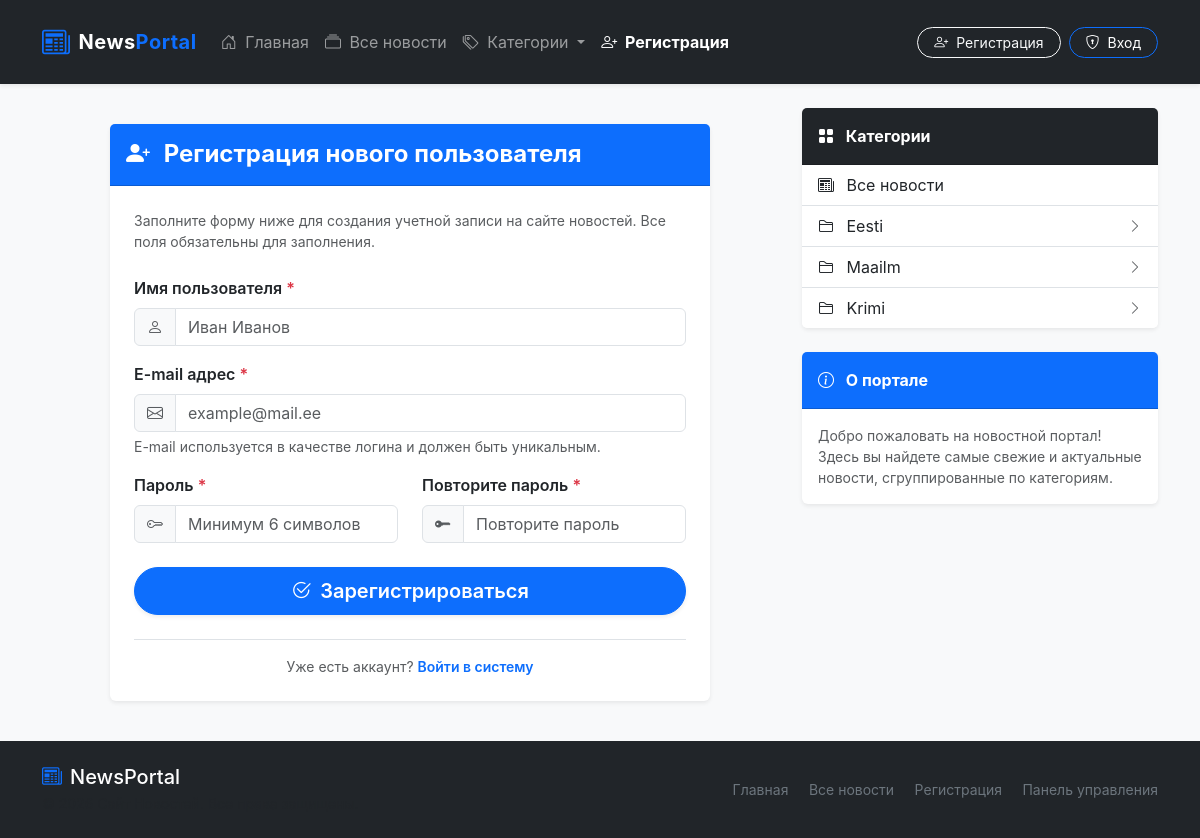
Screenshot of /index.php?action=registerForm with the database file from the repository.
### tables this page shows
CREATE TABLE `category` (
  `id` int(11) NOT NULL AUTO_INCREMENT,
  `name` varchar(50) NOT NULL,
  PRIMARY KEY (`id`)
);

### controller/Controller.php (called while the page is built, shortened)
<?php
class Controller {
    public static function registerForm() {
        include 'view/formRegister.php';
        $content = ob_get_clean();
        include 'view/layout.php';
    }
}
?>

### index.php (called while the page is built, shortened)
<?php
require_once 'inc/db.php';
require_once 'model/Category.php';
require_once 'controller/Controller.php';
require_once 'route/routing.php';
?>

### inc/db.php (called while the page is built, shortened)
<?php
class db {
    private $pdo;
    public function __construct() {
        $host = '127.0.0.1';
        $db   = 'newsportal';
        $user = 'root';
        $pass = '';
        $charset = 'utf8mb4';
        $dsn = "mysql:host=$host;dbname=$db;charset=$charset";
        $options = [
            PDO::ATTR_ERRMODE            => PDO::ERRMODE_EXCEPTION,
            PDO::ATTR_DEFAULT_FETCH_MODE => PDO::FETCH_ASSOC,
            PDO::ATTR_EMULATE_PREPARES   => false,
        ];
        try {
            $this->pdo = new PDO($dsn, $user, $pass, $options);
        } catch (\PDOException $e) {
            die("Ошибка подключения к базе данных: " . $e->getMessage());
        }
    }
    public function getAll($query, $params = []) {
        $stmt = $this->pdo->prepare($query);
        $stmt->execute($params);
        return $stmt->fetchAll();
    }
}
?>

### model/Category.php (called while the page is built, shortened)
<?php
class Category {
    public static function getAllCategories() {
        $db = new db();
        $query = "SELECT * FROM category ORDER BY id ASC";
        return $db->getAll($query);
    }
}
?>

### view/layout.php (the view, shortened to what this page needs)
<!DOCTYPE html>
<html lang="ru">
<head>
    <link href="https://cdn.jsdelivr.net/npm/bootstrap@5.3.0/dist/css/bootstrap.min.css" rel="stylesheet">
    <link rel="stylesheet" href="https://cdn.jsdelivr.net/npm/bootstrap-icons@1.11.0/font/bootstrap-icons.css">
</head>
<body>
    <header>
        <nav class="navbar navbar-expand-lg navbar-dark bg-dark sticky-top shadow-sm py-3">
            <div class="container">
                <a class="navbar-brand d-flex align-items-center" href="index.php">
                    <i class="bi bi-newspaper fs-3 text-primary me-2"></i>
                    <span>News<span class="text-primary">Portal</span></span>
                </a>
                <div class="collapse navbar-collapse" id="navbarMain">
                    <ul class="navbar-nav me-auto mb-2 mb-lg-0">
                        <li class="nav-item">
                            <a class="nav-link <?= (!isset($_GET['action']) || $_GET['action'] === 'start') ? 'active fw-bold' : '' ?>" href="index.php">
                                <i class="bi bi-house-door me-1"></i> Главная
                            </a>
                        </li>
                        <li class="nav-item">
                            <a class="nav-link <?= (isset($_GET['action']) && $_GET['action'] === 'allnews') ? 'active fw-bold' : '' ?>" href="index.php?action=allnews">
                                <i class="bi bi-collection me-1"></i> Все новости
                            </a>
                        </li>
                        <li class="nav-item dropdown">
                            <a class="nav-link dropdown-toggle <?= (isset($_GET['action']) && $_GET['action'] === 'category') ? 'active fw-bold' : '' ?>" href="#" id="navbarDropdownCat" role="button" data-bs-toggle="dropdown" aria-expanded="false">
                                <i class="bi bi-tags me-1"></i> Категории
                            </a>
                                <?php
                                $menuCategories = Category::getAllCategories();
                                ?>
                        </li>
                        <li class="nav-item">
                            <a class="nav-link <?= (isset($_GET['action']) && $_GET['action'] === 'registerForm') ? 'active fw-bold' : '' ?>" href="index.php?action=registerForm">
                                <i class="bi bi-person-plus me-1"></i> Регистрация
                            </a>
                        </li>
                    </ul>
                    <div class="d-flex align-items-center">
                        <?php if (isset($_SESSION['userId'])): ?>
                            <a href="admin/index.php" class="btn btn-sm btn-primary rounded-pill px-3 me-2">
                                <i class="bi bi-shield-lock me-1"></i> Админка (<?= htmlspecialchars($_SESSION['name'] ?? 'User') ?>)
                            </a>
                            <a href="admin/index.php?action=logout" class="btn btn-sm btn-outline-light rounded-pill px-3">
                                <i class="bi bi-box-arrow-right"></i> Выход
                            </a>
                        <?php else: ?>
                            <a href="index.php?action=registerForm" class="btn btn-sm btn-outline-light rounded-pill px-3 me-2">
                                <i class="bi bi-person-plus me-1"></i> Регистрация
                            </a>
                            <a href="admin/index.php" class="btn btn-sm btn-outline-primary rounded-pill px-3 text-white border-primary">
                                <i class="bi bi-shield-lock me-1"></i> Вход
                            </a>
                        <?php endif; ?>
                    </div>
                </div>
            </div>
        </nav>
    </header>
    <main class="main-container py-4">
        <div class="container">
            <div class="row">
                <div class="col-lg-8 col-md-7">
                    <?= $content ?? '' ?>
                </div>
                <div class="col-lg-4 col-md-5">
                    <?php include 'view/category.php'; ?>
                    <div class="card shadow-sm border-0 mb-4">
                        <div class="card-header bg-primary text-white fw-bold py-3">
                            <i class="bi bi-info-circle me-2"></i> О портале
                        </div>
                        <div class="card-body">
                            <p class="card-text text-muted small mb-0">
                                Добро пожаловать на новостной портал! Здесь вы найдете самые свежие и актуальные новости, сгруппированные по категориям.
                            </p>
                        </div>
                    </div>
                </div>
            </div>
        </div>
    </main>
    <footer class="footer py-4 mt-auto">
        <div class="container text-center">
            <div class="row align-items-center">
                <div class="col-md-6 text-md-start mb-3 mb-md-0">
                    <h5 class="text-white mb-1"><i class="bi bi-newspaper text-primary me-2"></i>NewsPortal</h5>
                    <p class="small text-muted mb-0">&copy; <?= date('Y') ?> Сайт Новостей. Все права защищены.</p>
                </div>
                <div class="col-md-6 text-md-end">
                    <a href="index.php" class="text-secondary text-decoration-none me-3 small">Главная</a>
                    <a href="index.php?action=allnews" class="text-secondary text-decoration-none me-3 small">Все новости</a>
                    <a href="index.php?action=registerForm" class="text-secondary text-decoration-none me-3 small">Регистрация</a>
                    <a href="admin/index.php" class="text-secondary text-decoration-none small">Панель управления</a>
                </div>
            </div>
        </div>
    </footer>
</body>
</html>

### view/category.php
<?php
$categories = isset($categories) ? $categories : Category::getAllCategories();
$currentCatId = isset($currentCatId) ? (int)$currentCatId : (isset($_GET['id']) && ($_GET['action'] ?? '') === 'category' ? (int)$_GET['id'] : 0);
?>
<div class="card shadow-sm border-0 mb-4">
    <div class="card-header bg-dark text-white fw-bold py-3">
        <i class="bi bi-grid-fill me-2"></i> Категории
    </div>
    <div class="list-group list-group-flush">
        <a href="index.php?action=allnews" class="list-group-item list-group-item-action d-flex justify-content-between align-items-center <?= ($currentCatId === 0 && ($_GET['action'] ?? '') === 'allnews') ? 'active' : '' ?>">
            <span><i class="bi bi-newspaper me-2"></i> Все новости</span>
        </a>
        <?php foreach ($categories as $cat): ?>
            <a href="index.php?action=category&id=<?= (int)$cat['id'] ?>" class="list-group-item list-group-item-action d-flex justify-content-between align-items-center <?= ($currentCatId === (int)$cat['id']) ? 'active' : '' ?>">
                <span><i class="bi bi-folder2 me-2"></i> <?= htmlspecialchars($cat['name']) ?></span>
                <i class="bi bi-chevron-right small text-muted"></i>
            </a>
        <?php endforeach; ?>
    </div>
</div>

### view/layout.php (style rules this page uses)
body { background-color: #f8f9fa; font-family: -apple-system, BlinkMacSystemFont, "Segoe UI", Roboto, "Helvetica Neue", Arial, sans-serif; min-height: 100vh; display: flex; flex-direction: column; }
.navbar-brand { font-weight: 700; letter-spacing: 0.5px; }
.main-container { flex: 1 0 auto; }
.footer { flex-shrink: 0; background-color: #212529; color: #adb5bd; }

### rows the page displays
category: name "Eesti"
category: name "Maailm"
category: name "Krimi"
